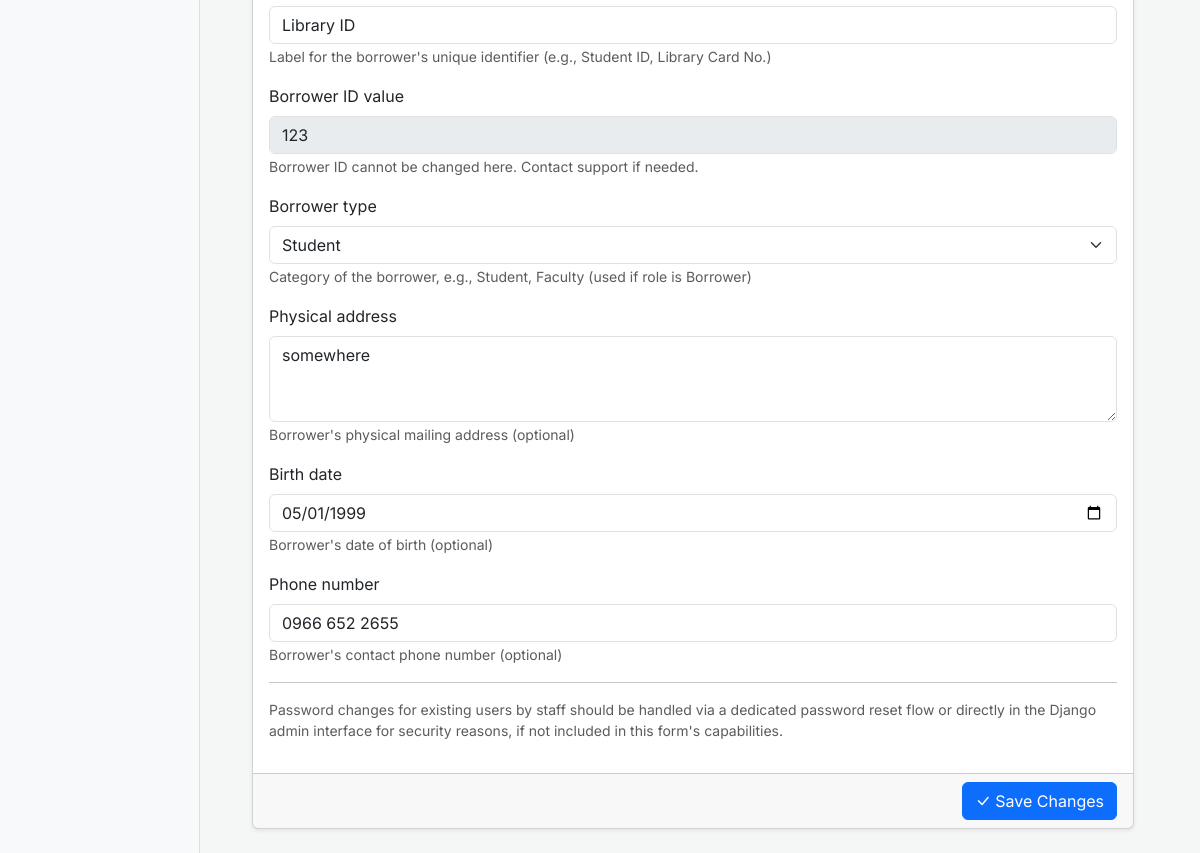
The page /dashboard/borrowers/edit/2/ (signed in, lower part) on the database as committed earlier.
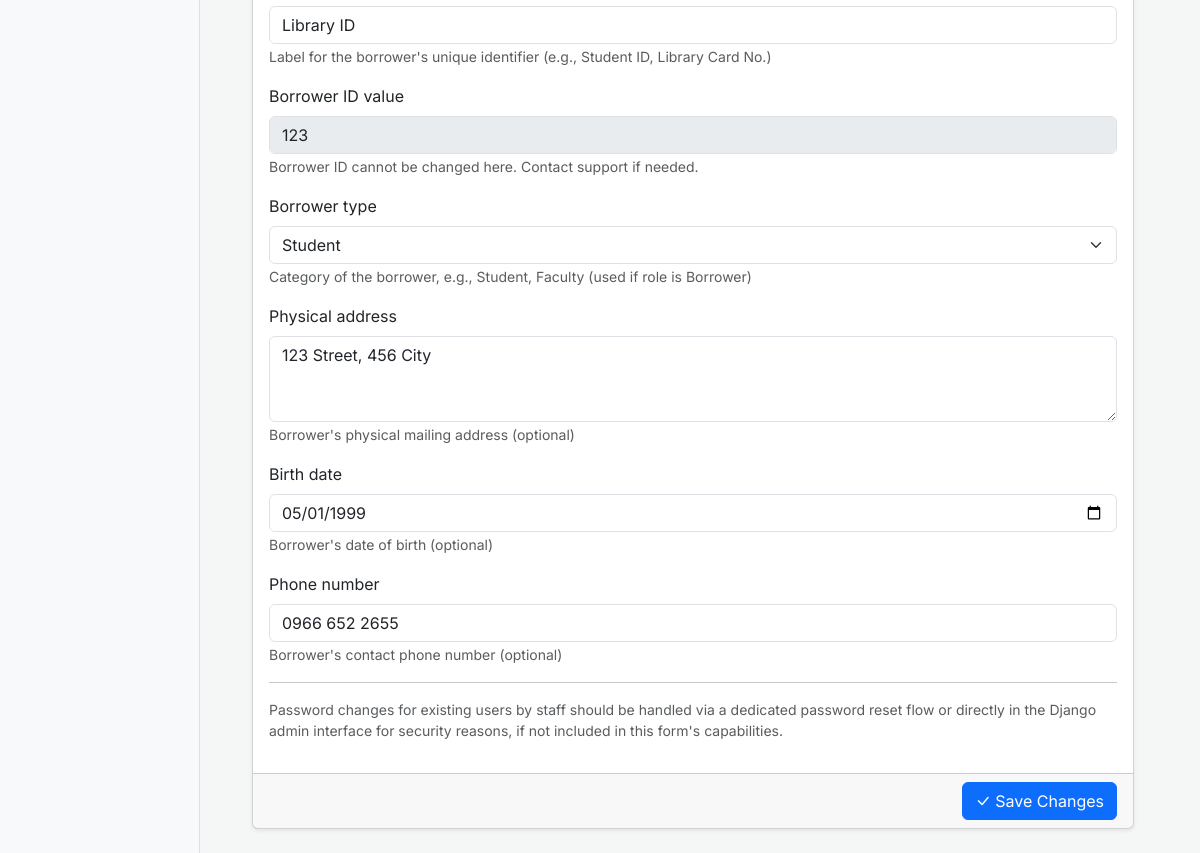
The same page on the database as committed later.
### users/models.py (models this page shows, shortened)
class CustomUser(AbstractUser):
    middle_initial = models.CharField(
        _('middle initial'),
        max_length=10,
        blank=True,
        null=True,
        help_text=_("User's middle initial (optional)")
    )
    suffix = models.CharField(
        _('suffix'),
        max_length=10,
        blank=True,
        null=True,
        help_text=_("e.g., Jr., Sr., III (optional)")
    )
    ROLE_CHOICES = (
        ('BORROWER', _('Borrower')),    # For students and other general library users
        ('LIBRARIAN', _('Librarian')),  # For library staff managing books and circulation
        ('ADMIN', _('Administrator')),  # For system administrators with full access
    )
    role = models.CharField(
        _('role'),
        max_length=20,
        choices=ROLE_CHOICES,
        default='BORROWER',
        help_text=_('The primary role of this user within the library system')
    )
    borrower_id_label = models.CharField(
        _('borrower ID label'),
        max_length=50,
        default="Library ID",
        help_text=_("Label for the borrower's unique identifier (e.g., Student ID, Library Card No.)")
    )
    borrower_id_value = models.CharField(
        _('borrower ID value'),
        max_length=50,
        unique=True,
        null=True,
        blank=True,
        help_text=_("The borrower's unique library identifier value (e.g., 'S12345', 'LC00789')")
    )
    physical_address = models.TextField(
        _('physical address'),
        blank=True,
        null=True,
        help_text=_("Borrower's physical mailing address (optional)")
    )
    birth_date = models.DateField(
        _('birth date'),
        null=True,
        blank=True,
        help_text=_("Borrower's date of birth (optional)")
    )
    phone_number = models.CharField(
        _('phone number'),
        max_length=20,
        blank=True,
        null=True,
        help_text=_("Borrower's contact phone number (optional)")
    )
    profile_picture = models.ImageField(
        _("Profile Picture"),
        upload_to='profile_pics/',
        blank=True,
        null=True,
        help_text=_("Upload a profile picture (optional).")
    )
    favorite_books = models.JSONField(
        _("Favorite Books"),
        default=list,
        blank=True,
        help_text=_("List of favorite book ISBNs with timestamps.")
    )
    BORROWER_TYPE_CHOICES = (
        ('STUDENT', _('Student')),                  # Full-time students
        ('FACULTY', _('Faculty')),                  # Faculty members
        ('STAFF_MEMBER', _('Staff Member')),        # University staff (non-faculty) who are borrowers
        ('ALUMNI', _('Alumni')),                    # Former students who are still borrowers
        ('COMMUNITY', _('Community Member')),       # Other verified local borrowers
        ('OTHER', _('Other Verified Borrower')),    # Other verified borrowers (e.g., local residents, non-student/faculty)
    )
    borrower_type = models.CharField(
        _('borrower type'),
        max_length=30,
        choices=BORROWER_TYPE_CHOICES,
        null=True,
        blank=True,
        help_text=_('Category of the borrower, e.g., Student, Faculty (used if role is Borrower)')
    )
    groups = models.ManyToManyField(
        'auth.Group',
        verbose_name=_('groups'),
        blank=True,
        help_text=_(
            'The groups this user belongs to. A user will get all permissions '
            'granted to each of their groups.'
        ),
        related_name="customuser_groups",
        related_query_name="customuser",
    )
    user_permissions = models.ManyToManyField(
        'auth.Permission',
        verbose_name=_('user permissions'),
        blank=True,
        help_text=_('Specific permissions for this user.'),
        related_name="customuser_permissions",
        related_query_name="customuser",
    )
    class Meta:
        verbose_name = _('User')
        verbose_name_plural = _('Users')
        ordering = ['last_name', 'first_name']

### users/views.py (the view, shortened to what this page needs)
# urls.py: path('dashboard/borrowers/edit/<int:pk>/', views.StaffBorrowerUpdateView.as_view(), name='dashboard_borrower_edit'),
class StaffBorrowerUpdateView(StaffRequiredMixin, UpdateView):
    model = CustomUser
    form_class = StaffBorrowerChangeForm
    template_name = 'users/dashboard/borrower_form.html'
    success_url = reverse_lazy('users:dashboard_borrower_list')
    context_object_name = 'user_to_edit'
    def get_queryset(self):
        return CustomUser.objects.filter(role='BORROWER')
    def get_form_kwargs(self):
        kwargs = super().get_form_kwargs()
        kwargs['requesting_user'] = self.request.user
        return kwargs
    def get_context_data(self, **kwargs):
        context = super().get_context_data(**kwargs)
        context['page_title'] = _(f"Edit Borrower: {self.object.username}")
        context['form_mode'] = 'edit'
        return context

### users/forms.py
class StaffBorrowerChangeForm(StaffBaseUserForm):
    class Meta(StaffBaseUserForm.Meta):
        fields = StaffBaseUserForm.Meta.fields
        widgets = StaffBaseUserForm.Meta.widgets
        help_texts = StaffBaseUserForm.Meta.help_texts
    def __init__(self, *args, **kwargs):
        super().__init__(*args, **kwargs)
        if self.requesting_user and self.requesting_user.role == 'LIBRARIAN' and not self.requesting_user.is_superuser:
            pass
        if self.instance and self.instance.pk:
            self.fields['username'].disabled = True
            if self.instance.role == 'BORROWER' and self.instance.borrower_id_value:
                 self.fields['borrower_id_value'].disabled = True
                 self.fields['borrower_id_value'].help_text = _("Borrower ID cannot be changed here. Contact support if needed.")

### users/views.py (called while the page is built)
def is_staff_user(user):
    return user.is_authenticated and (user.role in ['LIBRARIAN', 'ADMIN'] or user.is_staff)

    def test_func(self):
        return is_staff_user(self.request.user)

### users/templates/users/dashboard/borrower_form.html (shortened to what this page needs)
{% extends "dashboard/base.html" %}
{% load static %}
{% load bootstrap5 %}
{% block dashboard_content_main %}
<form method="post" enctype="multipart/form-data">
    <div class="card shadow-sm">
        <div class="card-body">
            {% bootstrap_field form.borrower_id_label layout='horizontal' label_class="col-sm-2 text-sm-end" field_class="col-sm-10" %}
            {% bootstrap_field form.borrower_id_value layout='horizontal' label_class="col-sm-2 text-sm-end" field_class="col-sm-10" %}
            {% bootstrap_field form.borrower_type layout='horizontal' label_class="col-sm-2 text-sm-end" field_class="col-sm-10" %}
            {% bootstrap_field form.physical_address layout='horizontal' label_class="col-sm-2 text-sm-end" field_class="col-sm-10" %}
            {% bootstrap_field form.birth_date layout='horizontal' label_class="col-sm-2 text-sm-end" field_class="col-sm-10" %}
            {% bootstrap_field form.phone_number layout='horizontal' label_class="col-sm-2 text-sm-end" field_class="col-sm-10" %}
            {% if form.instance.pk %}
                <hr class="my-3">
                <p class="text-muted small">
                    Password changes for existing users by staff should be handled via a dedicated password reset flow or directly in the Django admin interface for security reasons, if not included in this form's capabilities.
                </p>
            {% endif %}
        </div>
        <div class="card-footer text-end">
            <button type="submit" class="btn btn-primary">
                <i class="bi {% if not form.instance.pk %}bi-plus-lg{% else %}bi-check-lg{% endif %}"></i>
                {% if not form.instance.pk %}Create Borrower{% else %}Save Changes{% endif %}
            </button>
        </div>
    </div>
</form>
{% endblock dashboard_content_main %}

Rows that differ between the two databases and show on the page:
changed CustomUser "Library ID": physical_address "somewhere" → "123 Street, 456 City"
